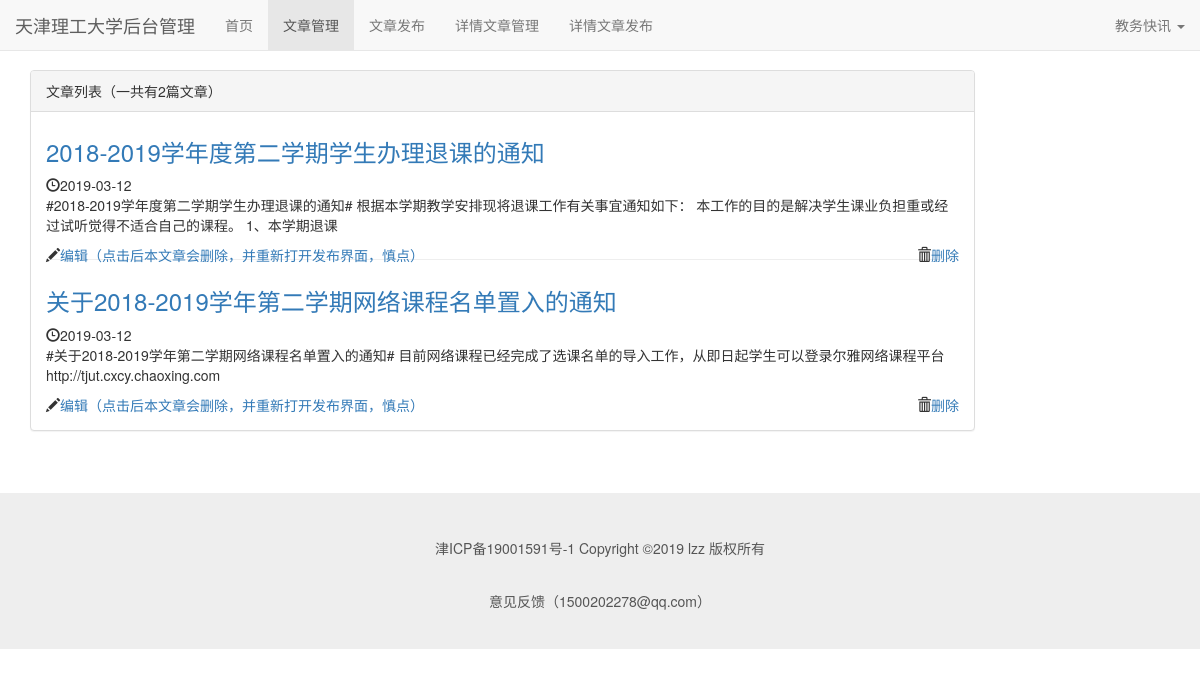
/manage_article (signed in), run on the app's committed database.
### all_article/models.py (models this page shows)
class Article(models.Model):
    author = models.ForeignKey(Profile, on_delete=models.CASCADE)
    title = models.CharField("标题",max_length=50)
    detail_url = models.URLField("文章详情链接--(可选)(注:只能添加已关联公众号文章链接或通过本网站发布的详情文章链接):",null=True,default="",blank=True)
    excerpt = models.TextField("摘要")
    created_time = models.DateTimeField(auto_now_add=False)
    last_updated_time = models.DateTimeField(auto_now=False)
    img1 = models.ImageField("图片1",upload_to='img',null=True,default="",blank=True)
    img2 = models.ImageField("图片2",upload_to='img',null=True,default="",blank=True)
    img3 = models.ImageField("图片3",upload_to='img',null=True,default="",blank=True)
    img4 = models.ImageField("图片4",upload_to='img',null=True,default="",blank=True)
    img5 = models.ImageField("图片5",upload_to='img',null=True,default="",blank=True)
    img6 = models.ImageField("图片6",upload_to='img',null=True,default="",blank=True)
    img7 = models.ImageField("图片7",upload_to='img',null=True,default="",blank=True)
    img8 = models.ImageField("图片8",upload_to='img',null=True,default="",blank=True)
    img9 = models.ImageField("图片9",upload_to='img',null=True,default="",blank=True)
    class Meta:
        verbose_name = '普通文章'
        verbose_name_plural = '普通文章'

### Tjlg/views.py (the view)
# urls.py: path('manage_article',views.manage_article,name = 'manage_article'),
def manage_article(request):
    context = {}
    author = request.user
    author = Profile.objects.filter(user=author)[0]
    context['articles'] =  Article.objects.filter(author=author)
    return render(request, 'manage_article.html', context)

### templates/manage_article.html (shortened to what this page needs)
{% extends 'base.html' %}
{% block nav_manage_article_active %}active{% endblock %}
{% load staticfiles %}
{% block header_extends %}
    <link rel="stylesheet" href="{% static 'blog/blog.css' %}">
{% endblock %}
{% block content %}
    <div class="container">
        <div class="row">
            <div class="col-xs-12 col-sm-8 col-md-9 col-lg-10">
                <div class="panel panel-default">
                    <div class="panel-heading">文章列表（一共有{{ articles|length }}篇文章）</div>
                    <div class="panel-body">
                        {% for article in articles %}
                            <div class="blog">
                                <h3><a href="#">{{ article.title }}</a></h3>
                                <p class="blog-info">
                                    <span class="glyphicon glyphicon-time"></span>{{ article.created_time|date:"Y-m-d" }}
                                </p>
                                <p>{{ article.excerpt|truncatechars:100 }}</p>
                                <div style="float:left;">
                                    <span class="glyphicon glyphicon-pencil"></span><a href="{% url 'edit_article' article.pk %}" style="margin-right:15px;">编辑（点击后本文章会删除，并重新打开发布界面，慎点）</a>
                                </div>
                                <div style="float:right;">
                                    <span class="glyphicon glyphicon-trash"></span><a href="{% url 'delete_article' article.pk %}">删除</a>
                                </div>
                            </div>
                        {% empty %}
                            <div class="blog">
                                <h3>暂无文章</h3>
                            </div>
                        {% endfor %}
                    </div>
                </div>
            </div>
        </div>
    </div>
{% endblock %}

### templates/base.html (shortened to what this page needs)
{% load staticfiles %}
<!DOCTYPE html>
<html lang="zh-CN">
<head>
    <link rel="stylesheet" href="{% static 'base.css' %}">
    <link rel="stylesheet" href="{% static 'bootstrap-3.3.7/css/bootstrap.min.css' %}">
    {% block header_extends %}{% endblock %}
</head>
<body>
    <div class="navbar navbar-default navbar-fixed-top" role="navigation">
        <div class="container-fluid">
            <div class="navbar-header">
                <a class="navbar-brand" href="{% url 'home' %}">天津理工大学后台管理</a>
            </div>
            <div id="navbar-collapse" class="collapse navbar-collapse">
                <ul class="nav navbar-nav">
                    {% if not user.is_authenticated %}
                    {% else %}
                        <li class="{% block nav_home_active %}{% endblock %}">
                            <a href="{% url 'home' %}">首页</a>
                        </li>
                        <li class="{% block nav_manage_article_active %}{% endblock %}">
                            <a href="{% url 'manage_article' %}">文章管理</a>
                        </li>
                        <li class="{% block nav_edit_article_active %}{% endblock %}">
                            <a href="{% url 'edit_article' 0 %}">文章发布</a>
                        </li>
                        <li class="{% block nav_manage_detail_active %}{% endblock %}">
                            <a href="{% url 'manage_detail'%}">详情文章管理</a>
                        </li>
                        <li class="{% block nav_edit_detail_article_active %}{% endblock %}">
                            <a href="{% url 'edit_detail_article' 0 %}">详情文章发布</a>
                        </li>
                    {% endif %}
                </ul>
                <ul class="nav navbar-nav navbar-right">
                    {% if not user.is_authenticated %}
                        <li>
                            <a href="{% url 'login' %}?from={{ request.get_full_path }}">登录</a>
                        </li>
                    {% else %}
                        <li class="dropdown">
                            <a href="#" class="dropdown-toggle" data-toggle="dropdown" role="button">{{ user.username }} <span class="caret"></span></a>
                        </li>
                    {% endif %}
                </ul>
            </div>
        </div>
    </div>
    {% block content %}{% endblock %}
    <div class="footer">
        <div class="website-info">
            <p>津ICP备19001591号-1     Copyright ©2019 lzz 版权所有</p>
            <p>意见反馈（1500202278@qq.com）</p>
        </div>
    </div>
</body>
</html>

### static/base.css (style rules this page uses)
* { margin: 0; padding: 0; }
body { margin-top: 70px!important; }
ul { list-style-type: none!important; }
div.footer { margin-top:3em; background-color:#eee; color: #555; }
div.website-info { text-align: center; padding-bottom:1.5em; padding-top:2em; }
div.website-info p { margin-bottom:0; padding: 1.2em; }

### static/blog/blog.css (style rules this page uses)
div.blog:not(:last-child) { margin-bottom: 2em; padding-bottom: 1em; border-bottom: 1px solid #eee; }
div.blog h3 { margin-top: 0.5em; }
div.blog p.blog-info { margin-bottom: 0; }

### data on the page
Article: title "2018-2019学年度第二学期学生办理退课的通知", created_time "2019-03-12", excerpt "#2018-2019学年度第二学期学生办理退课的通知# 根据本学期教学安排现将退课工作有关事宜通知如下： 本工作的目的是解决学生课业负担重或经过试听觉得不适合自己的课程。 1、本学期退课"
Article: title "关于2018-2019学年第二学期网络课程名单置入的通知", created_time "2019-03-12", excerpt "#关于2018-2019学年第二学期网络课程名单置入的通知# 目前网络课程已经完成了选课名单的导入工作，从即日起学生可以登录尔雅网络课程平台http://tjut.cxcy.chaoxing.com"

### other printed values
{{ user.username }} "教务快讯"
{{ articles|length }} "2"
